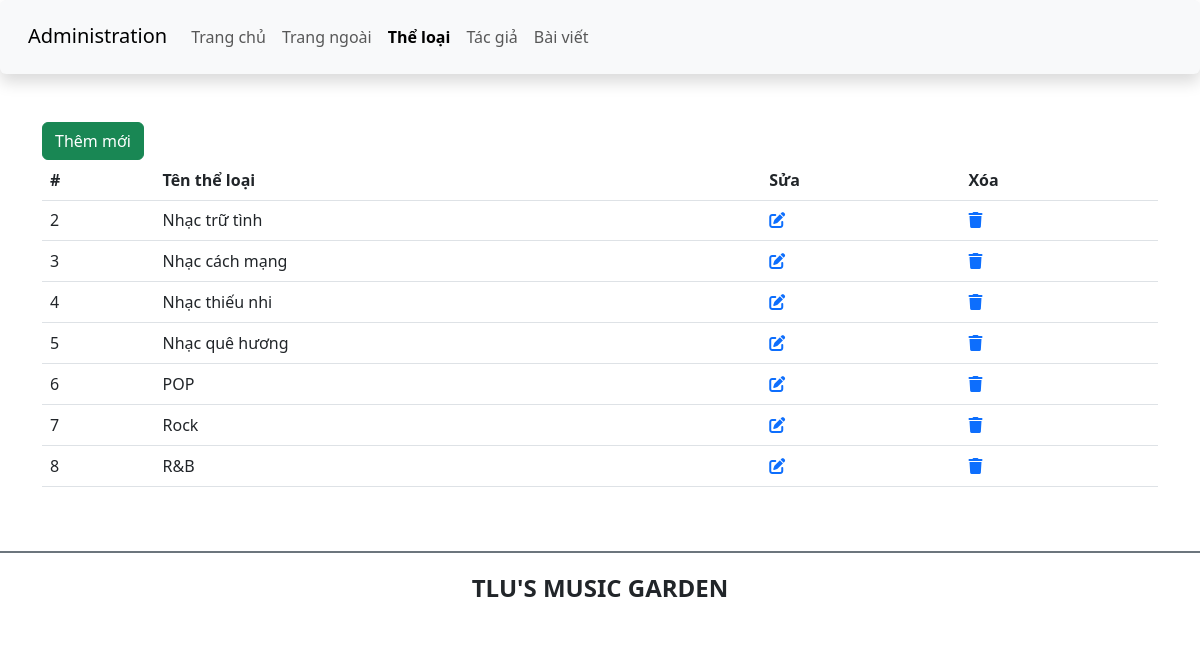
/btth01/admin/category.php, run on the app's committed database.
### tables this page shows
create table theloai(
	ma_tloai int AUTO_INCREMENT primary key not null ,
	ten_tloai varchar(50)
);

### btth01/admin/category.php (the view, shortened to what this page needs)
<!DOCTYPE html>
<html lang="en">
<head>
    <link href="https://cdn.jsdelivr.net/npm/bootstrap@5.3.0-alpha1/dist/css/bootstrap.min.css" rel="stylesheet">
    <link rel="stylesheet" href="https://cdnjs.cloudflare.com/ajax/libs/font-awesome/6.3.0/css/all.min.css" />
    <link rel="stylesheet" href="css/style_login.css">
</head>
<body>
    <header>
        <nav class="navbar navbar-expand-lg bg-body-tertiary shadow p-3 bg-white rounded">
            <div class="container-fluid">
                <div class="h3">
                    <a class="navbar-brand" href="#">Administration</a>
                </div>
                <div class="collapse navbar-collapse" id="navbarSupportedContent">
                <ul class="navbar-nav me-auto mb-2 mb-lg-0">
                    <li class="nav-item">
                        <a class="nav-link" aria-current="page" href="./">Trang chủ</a>
                    </li>
                    <li class="nav-item">
                        <a class="nav-link" href="../index.php">Trang ngoài</a>
                    </li>
                    <li class="nav-item">
                        <a class="nav-link active fw-bold" href="category.php">Thể loại</a>
                    </li>
                    <li class="nav-item">
                        <a class="nav-link" href="author.php">Tác giả</a>
                    </li>
                    <li class="nav-item">
                        <a class="nav-link" href="article.php">Bài viết</a>
                    </li>
                </ul>
                </div>
            </div>
        </nav>
    </header>
    <main class="container mt-5 mb-5">
        <div class="row">
            <div class="col-sm">
                <a href="add_category.php" class="btn btn-success">Thêm mới</a>
                <table class="table">
                    <thead>
                        <tr>
                            <th scope="col">#</th>
                            <th scope="col">Tên thể loại</th>
                            <th>Sửa</th>
                            <th>Xóa</th>
                        </tr>
                    </thead>
                    <tbody>
                        <tr>
                            <?php
                            include '../db.php';
                            $sql = "SELECT ma_tloai, ten_tloai FROM theloai";
                            $result = $conn->query($sql);
                            if ($result->num_rows > 0) {
                                while($row = $result->fetch_assoc()) {
                                    echo "<tr>
                                    <td>{$row['ma_tloai']}</td>
                                    <td>{$row['ten_tloai']}</td>
                                    <td>
                                        <a href='edit_category.php?id={$row['ma_tloai']}'><i class='fa-solid fa-pen-to-square'></i></a>
                                    </td>
                                    <td>
                                        <a href='del_category.php?id={$row['ma_tloai']}' ><i class='fa-solid fa-trash'></i></a>
                                    </td>
                                  </tr>";
                                }
                            }
                            ?>
                        </tr>
                    </tbody>
                </table>
            </div>
        </div>
    </main>
    <footer class="bg-white d-flex justify-content-center align-items-center border-top border-secondary  border-2" style="height:80px">
        <h4 class="text-center text-uppercase fw-bold">TLU's music garden</h4>
    </footer>
</body>
</html>

### data on the page
theloai: ma_tloai "2", ten_tloai "Nhạc trữ tình"
theloai: ma_tloai "3", ten_tloai "Nhạc cách mạng"
theloai: ma_tloai "4", ten_tloai "Nhạc thiếu nhi"
theloai: ma_tloai "5", ten_tloai "Nhạc quê hương"
theloai: ma_tloai "6", ten_tloai "POP"
theloai: ma_tloai "7", ten_tloai "Rock"
theloai: ma_tloai "8", ten_tloai "R&B"
